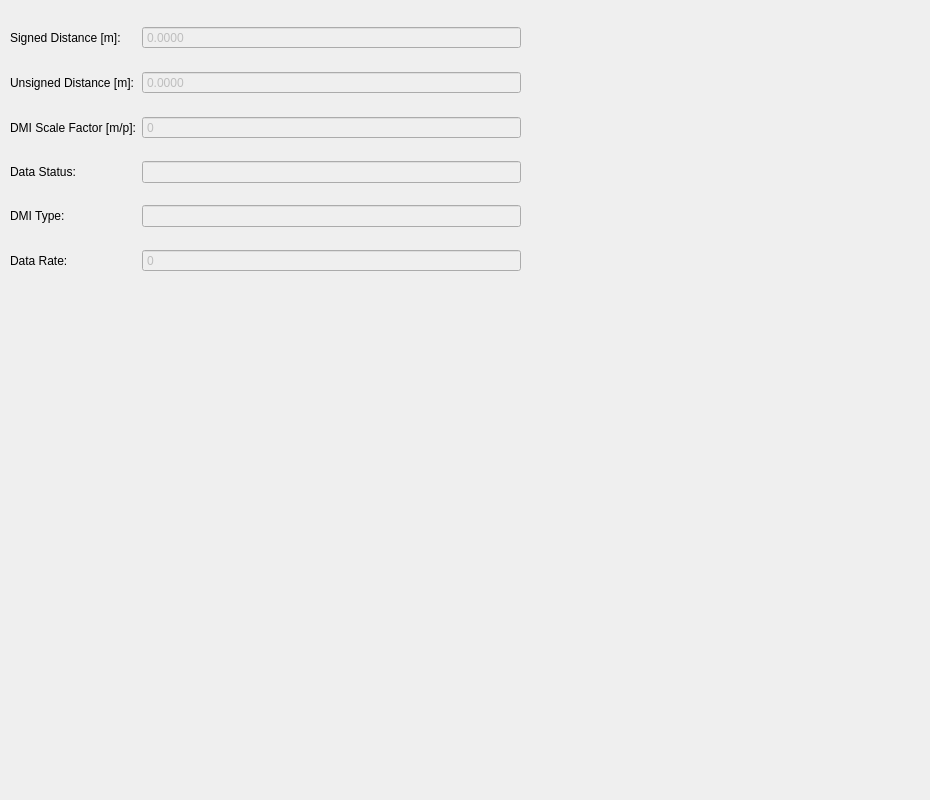
<?xml version="1.0" encoding="UTF-8"?>
<ui version="4.0">
 <class>DMIControl</class>
 <widget class="QWidget" name="DMIControl">
  <property name="geometry">
   <rect>
    <x>0</x>
    <y>0</y>
    <width>930</width>
    <height>800</height>
   </rect>
  </property>
  <property name="windowTitle">
   <string>Form</string>
  </property>
  <widget class="QWidget" name="gridLayoutWidget_2">
   <property name="geometry">
    <rect>
     <x>10</x>
     <y>10</y>
     <width>511</width>
     <height>281</height>
    </rect>
   </property>
   <layout class="QGridLayout" name="dmiLayout">
    <item row="12" column="0">
     <widget class="QLabel" name="unsignedLabel">
      <property name="text">
       <string>Unsigned Distance [m]:</string>
      </property>
     </widget>
    </item>
    <item row="16" column="0">
     <widget class="QLabel" name="scaleLabel">
      <property name="text">
       <string>DMI Scale Factor [m/p]:</string>
      </property>
     </widget>
    </item>
    <item row="4" column="0">
     <widget class="QLabel" name="signedLabel">
      <property name="text">
       <string>Signed Distance [m]:</string>
      </property>
     </widget>
    </item>
    <item row="12" column="1">
     <widget class="QDoubleSpinBox" name="unsignedSpinBox">
      <property name="enabled">
       <bool>false</bool>
      </property>
      <property name="readOnly">
       <bool>true</bool>
      </property>
      <property name="buttonSymbols">
       <enum>QAbstractSpinBox::NoButtons</enum>
      </property>
      <property name="decimals">
       <number>4</number>
      </property>
      <property name="minimum">
       <double>-1000000.000000000000000</double>
      </property>
      <property name="maximum">
       <double>1000000.000000000000000</double>
      </property>
     </widget>
    </item>
    <item row="4" column="1">
     <widget class="QDoubleSpinBox" name="signedSpinBox">
      <property name="enabled">
       <bool>false</bool>
      </property>
      <property name="readOnly">
       <bool>true</bool>
      </property>
      <property name="buttonSymbols">
       <enum>QAbstractSpinBox::NoButtons</enum>
      </property>
      <property name="decimals">
       <number>4</number>
      </property>
      <property name="minimum">
       <double>-1000000.000000000000000</double>
      </property>
      <property name="maximum">
       <double>1000000.000000000000000</double>
      </property>
     </widget>
    </item>
    <item row="16" column="1">
     <widget class="QSpinBox" name="scaleSpinBox">
      <property name="enabled">
       <bool>false</bool>
      </property>
      <property name="readOnly">
       <bool>true</bool>
      </property>
      <property name="buttonSymbols">
       <enum>QAbstractSpinBox::NoButtons</enum>
      </property>
      <property name="minimum">
       <number>-100000</number>
      </property>
      <property name="maximum">
       <number>1000000</number>
      </property>
     </widget>
    </item>
    <item row="21" column="0">
     <widget class="QLabel" name="statusLabel">
      <property name="text">
       <string>Data Status:</string>
      </property>
     </widget>
    </item>
    <item row="24" column="0">
     <widget class="QLabel" name="typeLabel">
      <property name="text">
       <string>DMI Type:</string>
      </property>
     </widget>
    </item>
    <item row="25" column="0">
     <widget class="QLabel" name="rateLabel">
      <property name="text">
       <string>Data Rate:</string>
      </property>
     </widget>
    </item>
    <item row="25" column="1">
     <widget class="QSpinBox" name="rateSpinBox">
      <property name="enabled">
       <bool>false</bool>
      </property>
      <property name="readOnly">
       <bool>true</bool>
      </property>
      <property name="buttonSymbols">
       <enum>QAbstractSpinBox::NoButtons</enum>
      </property>
      <property name="maximum">
       <number>1000000</number>
      </property>
     </widget>
    </item>
    <item row="21" column="1">
     <widget class="QLineEdit" name="statusText">
      <property name="enabled">
       <bool>false</bool>
      </property>
      <property name="readOnly">
       <bool>true</bool>
      </property>
     </widget>
    </item>
    <item row="24" column="1">
     <widget class="QLineEdit" name="typeText">
      <property name="enabled">
       <bool>false</bool>
      </property>
      <property name="readOnly">
       <bool>true</bool>
      </property>
     </widget>
    </item>
   </layout>
  </widget>
 </widget>
 <resources/>
 <connections/>
</ui>
